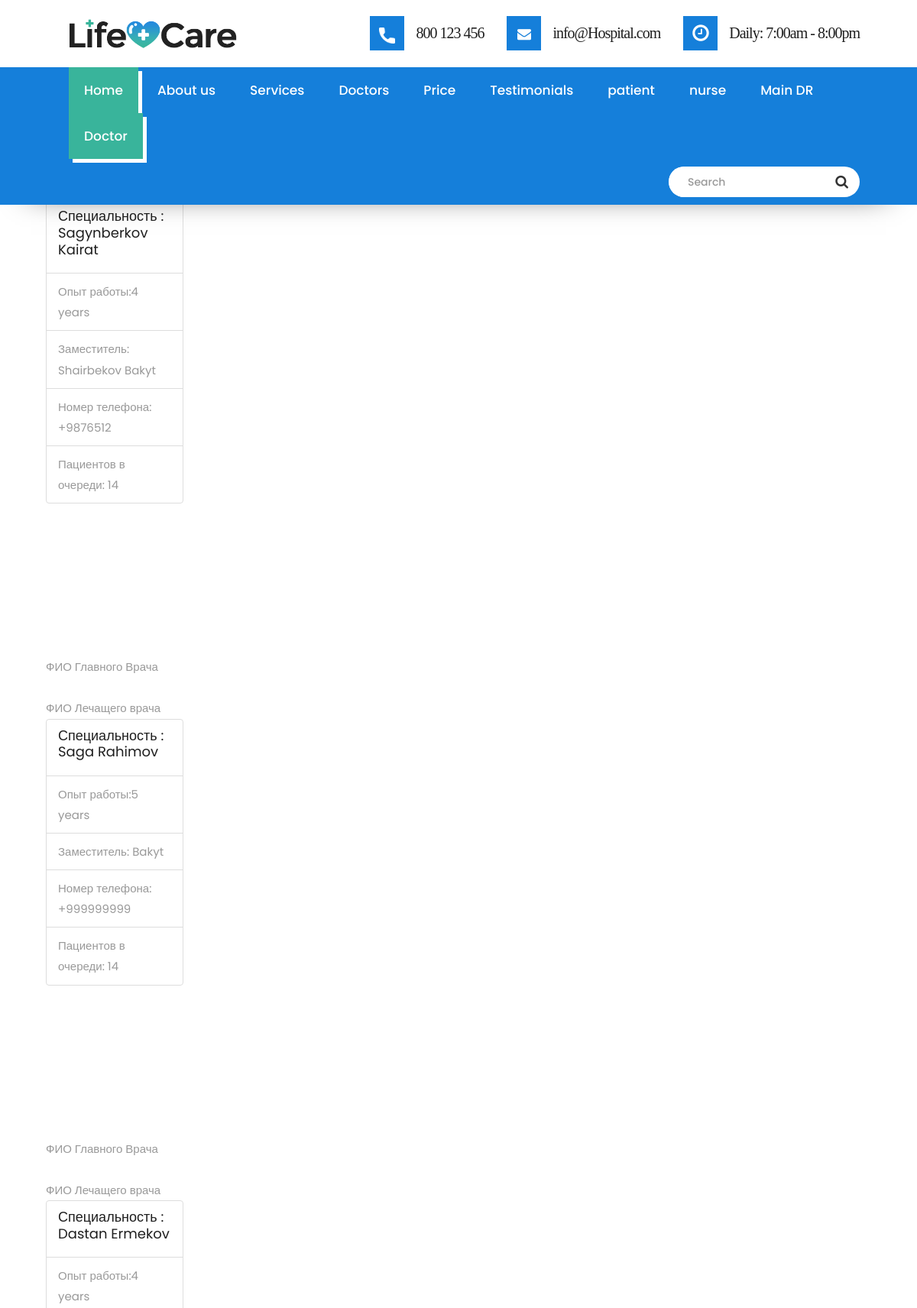
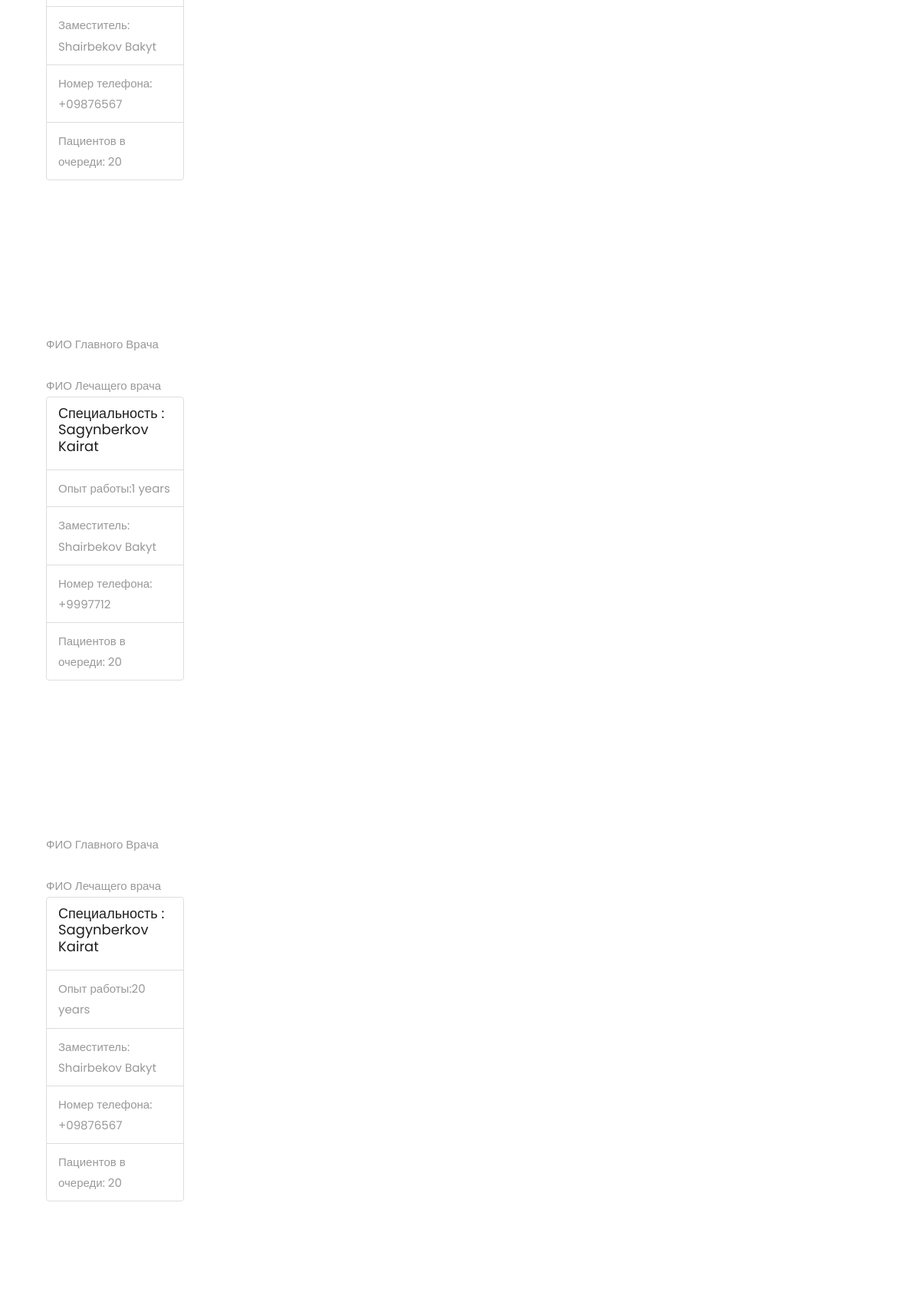
Screenshot of /doctor/ (upper part) with the database file from the repository (2 pictures, top to bottom).
### main/models.py (models this page shows)
class Doctor(models.Model):
    doctor_name = models.CharField(max_length=100)
    doctor_work = models.CharField(max_length=100)
    doctor_age = models.CharField(max_length=50,default=20)
    doctor_experience = models.CharField(max_length=100)
    doctor_number = models.CharField(max_length=100)
    doctor_pasient = models.CharField(max_length=200,default=20)
    doctor_zam = models.CharField(max_length=100)

### main/views.py (the view)
# urls.py: path('doctor/',doctor, name='doctor'),
def doctor(request):
    doctor = Doctor.objects.all()
    context = {
        'doctor': doctor,
    }
    return render(request, template_name='doctor.html', context=context)

### main/templates/doctor.html
{% extends 'base.html' %}
{% load static  %}
{% block info %}
{% for doctors in doctor %}
<div class="container">
<div class="row">
    <h1>                         </h1>
    <h1>                         </h1>
    <h1>                         </h1>
    <h1>                         </h1>
    <h1>                         </h1>
    <h1>                         </h1>
    <h1>                         </h1>
    <h1>                         </h1>
    <h1>                         </h1>
    <h1>                         </h1>
    <h1>                         </h1>
    <h1>                         </h1>
    <h1>                         </h1>
<h1>                         </h1>
    <h1>                         </h1>
    <h1>                         </h1>
    <h1>                         </h1>
    <h1>                         </h1>
<div class="col-4">
<div class="card m-2" style="width: 18rem;">
<div class="card-header">
ФИО Главного Врача
</div>
<br>
<div class="card-header">
ФИО Лечащего врача
</div>
<ul class="list-group list-group-flush">
    <li class="list-group-item"><h3>Специальность : {{doctors.doctor_name}}</h3></li>
<li class="list-group-item" ="100%">Опыт работы:{{ doctors.doctor_experience }} </li>
<li class="list-group-item">Заместитель: {{doctors.doctor_zam}}</li>
<li class="list-group-item">Номер телефона: {{doctors.doctor_number}}</li>
<li class="list-group-item">Пациентов в очереди: {{doctors.doctor_pasient}} </li>
</ul>
</div>
</div>
</div>
</div>
{% endfor %}
{% endblock %}

### static/main/style.css (style rules this page uses)
body { color: #999; font-size: 15px; font-family: 'Source Sans Pro', sans-serif; line-height: 1.80857; }
h1, h2, h3, h4, h5, h6 { letter-spacing: 0; font-weight: normal; position: relative; padding: 0 0 10px 0; font-weight: normal; line-height: 120% !important; color: #1f1f1f; margin: 0 }
h1 { font-size: 24px }
h3 { font-size: 18px }

### static/main/css/versions.css (style rules this page uses)
body.clinic_version { font-family: 'Roboto', sans-serif; }

### static/main/css/responsive.css (style rules this page uses)
@media (max-width: 1200px) { .container { width: 90%; } }

### static/main/css/custom.css (style rules this page uses)
* { font-family: 'Poppins', sans-serif; }
h1,h2,h3,h4,h5,h6 { font-family: 'Poppins', sans-serif; }

### rows the page displays
Doctor: doctor_name "Sagynberkov Kairat", doctor_experience "4 years", doctor_zam "Shairbekov Bakyt", doctor_number "+9876512", doctor_pasient "14"
Doctor: doctor_name "Saga Rahimov", doctor_experience "5 years", doctor_zam "Bakyt", doctor_number "+999999999", doctor_pasient "14"
Doctor: doctor_name "Dastan Ermekov", doctor_experience "4 years", doctor_zam "Shairbekov Bakyt", doctor_number "+09876567", doctor_pasient "20"
Doctor: doctor_name "Sagynberkov Kairat", doctor_experience "1 years", doctor_zam "Shairbekov Bakyt", doctor_number "+9997712", doctor_pasient "20"
Doctor: doctor_name "Sagynberkov Kairat", doctor_experience "20 years", doctor_zam "Shairbekov Bakyt", doctor_number "+09876567", doctor_pasient "20"
